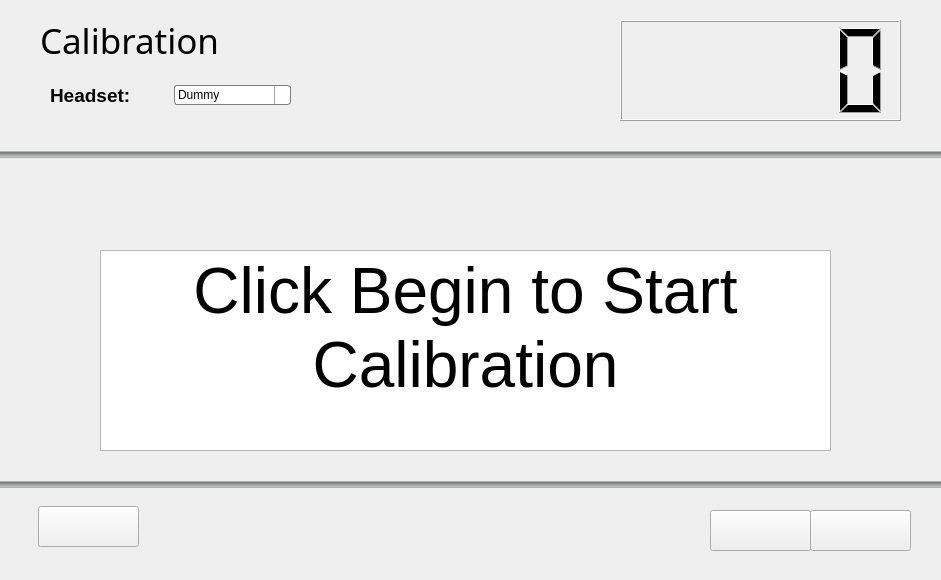
<?xml version="1.0" encoding="UTF-8"?>
<ui version="4.0">
 <class>CalibrateWindow</class>
 <widget class="QWidget" name="CalibrateWindow">
  <property name="geometry">
   <rect>
    <x>0</x>
    <y>0</y>
    <width>941</width>
    <height>580</height>
   </rect>
  </property>
  <property name="windowTitle">
   <string>Form</string>
  </property>
  <widget class="QLabel" name="label">
   <property name="geometry">
    <rect>
     <x>40</x>
     <y>20</y>
     <width>181</width>
     <height>41</height>
    </rect>
   </property>
   <property name="font">
    <font>
     <family>Ubuntu Condensed</family>
     <pointsize>26</pointsize>
    </font>
   </property>
   <property name="text">
    <string>Calibration</string>
   </property>
  </widget>
  <widget class="QPushButton" name="btnBegin">
   <property name="geometry">
    <rect>
     <x>710</x>
     <y>510</y>
     <width>101</width>
     <height>41</height>
    </rect>
   </property>
   <property name="text">
    <string/>
   </property>
   <property name="icon">
    <iconset resource="../../../assets/ImageResources.qrc">
     <normaloff>:/ButtonIcons/btnBegin.png</normaloff>:/ButtonIcons/btnBegin.png</iconset>
   </property>
   <property name="iconSize">
    <size>
     <width>85</width>
     <height>85</height>
    </size>
   </property>
  </widget>
  <widget class="QPushButton" name="btnCancel">
   <property name="geometry">
    <rect>
     <x>810</x>
     <y>510</y>
     <width>101</width>
     <height>41</height>
    </rect>
   </property>
   <property name="text">
    <string/>
   </property>
   <property name="icon">
    <iconset resource="../../../assets/ImageResources.qrc">
     <normaloff>:/ButtonIcons/btnCancel.png</normaloff>:/ButtonIcons/btnCancel.png</iconset>
   </property>
   <property name="iconSize">
    <size>
     <width>95</width>
     <height>90</height>
    </size>
   </property>
  </widget>
  <widget class="QPushButton" name="btnBack">
   <property name="geometry">
    <rect>
     <x>38</x>
     <y>506</y>
     <width>101</width>
     <height>41</height>
    </rect>
   </property>
   <property name="text">
    <string/>
   </property>
   <property name="icon">
    <iconset resource="../../../assets/ImageResources.qrc">
     <normaloff>:/ButtonIcons/btnBack.png</normaloff>:/ButtonIcons/btnBack.png</iconset>
   </property>
   <property name="iconSize">
    <size>
     <width>80</width>
     <height>80</height>
    </size>
   </property>
  </widget>
  <widget class="QLCDNumber" name="lcdCountdown">
   <property name="geometry">
    <rect>
     <x>620</x>
     <y>20</y>
     <width>281</width>
     <height>101</height>
    </rect>
   </property>
  </widget>
  <widget class="QTextEdit" name="txtDisplay">
   <property name="geometry">
    <rect>
     <x>100</x>
     <y>250</y>
     <width>731</width>
     <height>201</height>
    </rect>
   </property>
   <property name="readOnly">
    <bool>true</bool>
   </property>
   <property name="html">
    <string>&lt;!DOCTYPE HTML PUBLIC &quot;-//W3C//DTD HTML 4.0//EN&quot; &quot;http://www.w3.org/TR/REC-html40/strict.dtd&quot;&gt;
&lt;html&gt;&lt;head&gt;&lt;meta name=&quot;qrichtext&quot; content=&quot;1&quot; /&gt;&lt;style type=&quot;text/css&quot;&gt;
p, li { white-space: pre-wrap; }
&lt;/style&gt;&lt;/head&gt;&lt;body style=&quot; font-family:'Ubuntu'; font-size:11pt; font-weight:400; font-style:normal;&quot;&gt;
&lt;p align=&quot;center&quot; style=&quot; margin-top:0px; margin-bottom:0px; margin-left:0px; margin-right:0px; -qt-block-indent:0; text-indent:0px;&quot;&gt;&lt;span style=&quot; font-size:48pt;&quot;&gt;Click Begin to Start Calibration&lt;/span&gt;&lt;/p&gt;&lt;/body&gt;&lt;/html&gt;</string>
   </property>
  </widget>
  <widget class="QSlider" name="hs1">
   <property name="geometry">
    <rect>
     <x>-30</x>
     <y>140</y>
     <width>1001</width>
     <height>29</height>
    </rect>
   </property>
   <property name="styleSheet">
    <string notr="true">QSlider::groove:horizontal {
    border: 0.5px solid #B2B2B2;
    height: 5px; /* the groove expands to the size of the slider by default. by giving it a height, it has a fixed size */
    background: qlineargradient(x1:0, y1:0, x2:0, y2:1, stop:0 #636465, stop:1 #D5D6D5);
    margin: 2px 0;
}
</string>
   </property>
   <property name="orientation">
    <enum>Qt::Horizontal</enum>
   </property>
  </widget>
  <widget class="QSlider" name="hs2">
   <property name="geometry">
    <rect>
     <x>-50</x>
     <y>470</y>
     <width>1001</width>
     <height>29</height>
    </rect>
   </property>
   <property name="styleSheet">
    <string notr="true">QSlider::groove:horizontal {
    border: 0.5px solid #B2B2B2;
    height: 5px; /* the groove expands to the size of the slider by default. by giving it a height, it has a fixed size */
    background: qlineargradient(x1:0, y1:0, x2:0, y2:1, stop:0 #636465, stop:1 #D5D6D5);
    margin: 2px 0;
}
</string>
   </property>
   <property name="orientation">
    <enum>Qt::Horizontal</enum>
   </property>
  </widget>
  <widget class="QWidget" name="layoutWidget">
   <property name="geometry">
    <rect>
     <x>50</x>
     <y>80</y>
     <width>241</width>
     <height>31</height>
    </rect>
   </property>
   <layout class="QHBoxLayout" name="horizontalLayout">
    <item>
     <widget class="QLabel" name="label_2">
      <property name="font">
       <font>
        <pointsize>14</pointsize>
        <weight>75</weight>
        <bold>true</bold>
       </font>
      </property>
      <property name="text">
       <string>Headset:</string>
      </property>
     </widget>
    </item>
    <item>
     <widget class="QComboBox" name="cmbHeadset">
      <property name="styleSheet">
       <string notr="true">QComboBox {
    border: 1px solid gray;
    border-radius: 3px;
    padding: 1px 18px 1px 3px;
    min-width: 6em;
}

QComboBox:editable {
    background: white;
}

QComboBox:!editable, QComboBox::drop-down:editable {
     background: qlineargradient(x1: 0, y1: 0, x2: 0, y2: 1,
                                 stop: 0 #E1E1E1, stop: 0.4 #DDDDDD,
                                 stop: 0.5 #D8D8D8, stop: 1.0 #D3D3D3);
}

/* QComboBox gets the &quot;on&quot; state when the popup is open */
QComboBox:!editable:on, QComboBox::drop-down:editable:on {
    background: qlineargradient(x1: 0, y1: 0, x2: 0, y2: 1,
                                stop: 0 #D3D3D3, stop: 0.4 #D8D8D8,
                                stop: 0.5 #DDDDDD, stop: 1.0 #E1E1E1);
}

QComboBox:on { /* shift the text when the popup opens */
    padding-top: 3px;
    padding-left: 4px;
}

QComboBox::drop-down {
    subcontrol-origin: padding;
    subcontrol-position: top right;
    width: 15px;

    border-left-width: 1px;
    border-left-color: darkgray;
    border-left-style: solid; /* just a single line */
    border-top-right-radius: 3px; /* same radius as the QComboBox */
    border-bottom-right-radius: 3px;
}

QComboBox::down-arrow {
    image: url(/usr/share/icons/crystalsvg/16x16/actions/1downarrow.png);
}

QComboBox::down-arrow:on { /* shift the arrow when popup is open */
    top: 1px;
    left: 1px;
}</string>
      </property>
      <item>
       <property name="text">
        <string>Dummy</string>
       </property>
      </item>
      <item>
       <property name="text">
        <string>Muse</string>
       </property>
      </item>
      <item>
       <property name="text">
        <string>Brainlink</string>
       </property>
      </item>
     </widget>
    </item>
   </layout>
  </widget>
 </widget>
 <resources>
  <include location="../../../assets/ImageResources.qrc"/>
 </resources>
 <connections/>
</ui>
